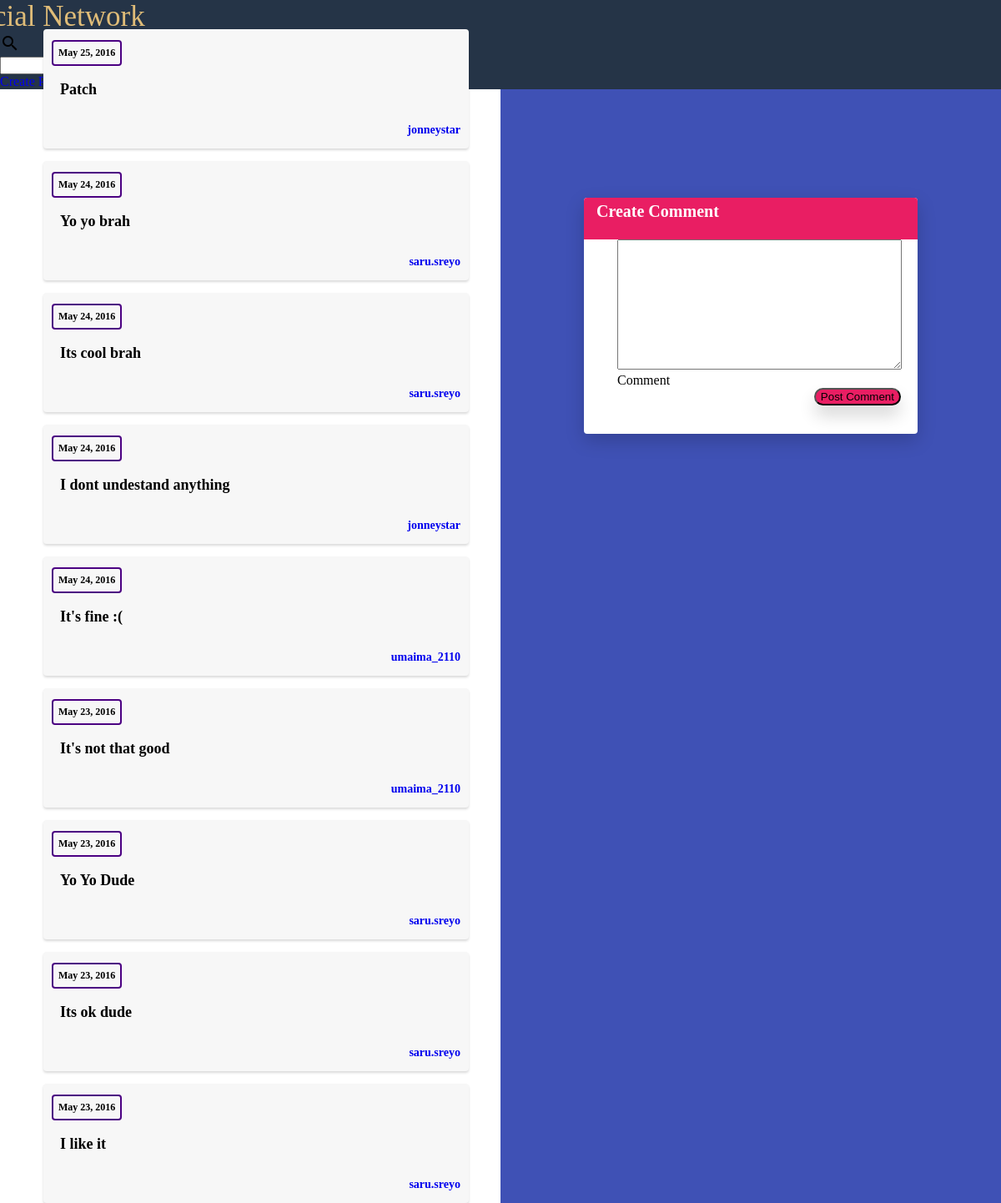
Screenshot of /post/17 (signed in) with the database file from the repository.
### Post/models.py (models this page shows, shortened)
class PostComment(models.Model):
    user = models.ForeignKey(CustomUser)
    post = models.ForeignKey(Post, on_delete=models.CASCADE)
    comment = models.TextField()
    comment_at = models.DateTimeField(default=timezone.now())
    class Meta:
        verbose_name = "Post Comment"

### User/models.py (models this page shows, shortened)
class CustomUser(AbstractBaseUser):
    email = models.EmailField(max_length=255, unique=True)
    first_name = models.CharField(max_length=50)
    last_name = models.CharField(max_length=50)
    date_of_birth = models.DateField()
    is_active = models.BooleanField(default=True)
    is_admin = models.BooleanField(default=False)
    objects = CustomUserManager()
    USERNAME_FIELD = 'email'
    REQUIRED_FIELDS = ['first_name', 'last_name', 'date_of_birth']
    class Meta:
        verbose_name = 'CustomUser'
    def get_username(self):
        return self.email.split('@')[0]

### Post/views.py (the view, shortened to what this page needs)
# urls.py: url(r'^(?P<post_id>[0-9]+)', views.get_post, name='get_post'),
@login_required(login_url='user:login')
def get_post(request, post_id):
    if request.method == 'GET':
        post = get_object_or_404(Post, id=post_id)
        post_comments = post.postcomment_set.all().order_by('-comment_at')
        form = CommentForm()
        return render(request, 'Post/comment.html',
                      {"form": form, "title": post.title, "comments": post_comments, "email": request.user.email,
                       "username": request.user.get_username()})

### Post/forms.py
class CommentForm(forms.ModelForm):
    comment = forms.CharField(widget=forms.Textarea(attrs={'class': 'mdl-textfield__input'}))
    class Meta:
        model = PostComment
        fields = ['comment']

### Post/templates/Post/comment.html (shortened to what this page needs)
{% extends 'Post/base.html' %}
{% load staticfiles %}
{% block nav %}
    <nav class="mdl-navigation mdl-layout--large-screen-only">
        <form action="" method="get">
            <div class="mdl-textfield mdl-js-textfield mdl-textfield--expandable">
                <label class="mdl-button mdl-js-button mdl-button--icon" for="sample6">
                    <i class="material-icons">search</i>
                </label>
                <div class="mdl-textfield__expandable-holder">
                    <label class="mdl-textfield__label" for="sample-expandable">Expandable Input</label>
                </div>
            </div>
        </form>
        <a class="mdl-navigation__link" href="{% url 'user:create_article' %}">Create Post</a>
        <a class="mdl-navigation__link" href="{% url 'user:all_user' %}">Users</a>
        <a class="mdl-navigation__link" href="{% url 'user:profile' email %}">{{ username }}</a>
        <a class="mdl-navigation__link" href="{% url 'user:logout' %}">Logout</a>
    </nav>
{% endblock %}
{% block content %}
    <div class="comment-block">
        <ul class="comment-container">
            {% for comment in comments %}
                <li>
                    <div class="comment-card">
                        <div class="comment-time"><h5>{{ comment.comment_at|date }}</h5></div>
                        <h3 class="comment-content">{{ comment.comment }}</h3>
                        <a href="{% url 'user:profile' comment.user.email %}"><h5
                                class="comment-email">{{ comment.user.get_username }}</h5></a>
                    </div>
                </li>
            {% endfor %}
        </ul>
    </div>
    <div class="create-comment">
        <div class="post create-comment-box">
            <div class="bar" id="bar">
                <h3 class="login-title">Create Comment</h3>
            </div>
            <form method="post">
                <ul>
                    {% for field in form %}
                        <li>
                            <div class="mdl-textfield mdl-js-textfield mdl-textfield--floating-label">
                                {{ field }}
                                <label class="mdl-textfield__label" for="{{ field.name }}">{{ field.label }}</label>
                            </div>
                        </li>
                    {% endfor %}
                </ul>
                <button type="submit"
                        class="mdl-button mdl-js-button mdl-button--raised mdl-button--accent mdl-js-ripple-effect"
                        id="btn_create">
                    Post Comment
                </button>
            </form>
        </div>
    </div>
{% endblock %}

### Post/static/Post/css/comment.css (style rules this page uses)
body { margin: 0; padding: 0; }
.comment-block { float: left; background-color: #f7f7f7; width: 50%; }
.create-comment { position: fixed; right: 0; width: 50%; height: 100%; background-color: #3F51B5; }
.create-comment-box { top:100px; position: fixed; }
ul { margin: 0; }
.comment-container { position: absolute; margin-bottom: 40px; left: 1%; top:20px }
.comment-card { border-radius: 4px; box-shadow: 0 2px 3px rgba(0,0,0,0.15); width: 500px; margin-top: 15px; background-color: #f7f7f7; padding-left: 10px; padding-top: 3px; padding-bottom: 10px; }
.comment-time { display: inline-block; border: 2px solid indigo; padding: 6px; border-radius: 4px; margin-top: 10px; }
.comment-time h5 { margin: 0; font-size: 12px; }
.comment-content { font-size: 18px; margin-left: 10px; margin-bottom: 50px; }
.comment-email { float: right; font-size: 14px; margin: -20px 10px 0 0 ; }

### Post/static/Post/css/profile_style.css (style rules this page uses)
.post { width: 400px; display: block; border-radius: 4px; background-color: #fff; box-shadow: 0 8px 22px rgba(0, 0, 0, 0.18); padding-bottom: 55px; }
ul { list-style: none; }
a { text-decoration: none; }

### Post/static/Post/css/login_style.css (style rules this page uses)
#btn_create { background-color: #E91E63; position: relative; float: right; margin-right: 20px; border-radius: 19px; box-shadow: 0 12px 20px rgba(0,0,0,0.16); }
.post { position: relative; margin: 0 auto; margin-top:5%; }
.bar { position: relative; width: inherit; height: 50px; border-radius: 4px 4px 0 0; background-color: #E91E63; }
.login-title { position: absolute; margin-top: 5px; left: 15px; color:#fff; font-size: 20px; }

### Post/static/Post/css/post_box.css (style rules this page uses)
body { padding:0; }

### rows the page displays
PostComment: comment_at "May 25, 2016", comment "Patch", user.get_username "jonneystar"
PostComment: comment_at "May 24, 2016", comment "Yo yo brah", user.get_username "saru.sreyo"
PostComment: comment_at "May 24, 2016", comment "Its cool brah", user.get_username "saru.sreyo"
PostComment: comment_at "May 24, 2016", comment "I dont undestand anything", user.get_username "jonneystar"
PostComment: comment_at "May 24, 2016", comment "It's fine :(", user.get_username "umaima_2110"
PostComment: comment_at "May 23, 2016", comment "It's not that good", user.get_username "umaima_2110"
PostComment: comment_at "May 23, 2016", comment "Yo Yo Dude", user.get_username "saru.sreyo"
PostComment: comment_at "May 23, 2016", comment "Its ok dude", user.get_username "saru.sreyo"
PostComment: comment_at "May 23, 2016", comment "I like it", user.get_username "saru.sreyo"

### other values shown
{{ field.label }} "Comment"
